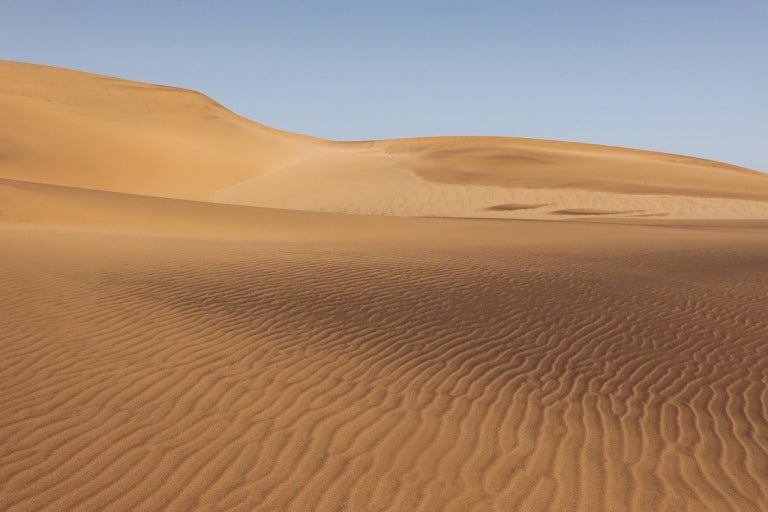
#> input picture Exploration/Ex01/sand.jpg, 768 x 512 px
$ jupyter execute --allow-errors segmentation_practice.ipynb   (older library calls are emulated)
#> lines starting #> are read from the running program, lines starting #| are printed output that depends on the picture
# 1. 인물모드와 배경합성

DeepLabV3 모델을 사용하여 이미지에서 특정 객체(고양이, 사람 등)를 분리하고, 아웃포커싱(흐리게) 효과와 크로마키(배경 합성) 효과를 적용하는 기본 실습입니다.

[cell 1]
import cv2                            # 이미지 파일을 읽고 다루기 위한 거대한 공구 상자 (OpenCV)입니다.
import numpy as np                    # 이미지를 픽셀 단위로 쉽게 계산하고 쪼개기 위한 수학 라이브러리입니다.
import os                             # 내 컴퓨터의 파잂 폴더나 경로들을 확인하기 위해 필요합니다.
from matplotlib import pyplot as plt  # 처리된 이미지를 주피터 노트북 화면에 예쁘게 띄워주는 도화지 역할을 합니다.
import torch                          # 딥러닝 뇌 구조(파이토치)를 사용하기 위해 가장 뼈대가 되는 라이브러리입니다.
from torchvision import transforms as T # 사진의 크기를 줄이거나, 색상을 딥러닝이 좋아하는 숫자로 바꿔주는 전처리 필터입니다.
from torchvision.models.segmentation import deeplabv3_resnet101 # 우리가 사용할 '사진 속 사물 맞추기' 모델(DeepLab)을 가져옵니다.

[cell 2]
bg_path = 'sand.jpg'  # 나중에 사람을 오려내고 그 뒤에 깔아줄 새로운 배경 사진(모래사장)의 이름입니다.
img_bg_orig = cv2.imread(bg_path) # OpenCV 도구를 써서 모래사장 사진을 파이썬 메모리로 읽어옵니다.
#> img_bg_orig is the input picture: shape (512, 768, 3); mean B, G, R 107.9, 133.7, 164.9
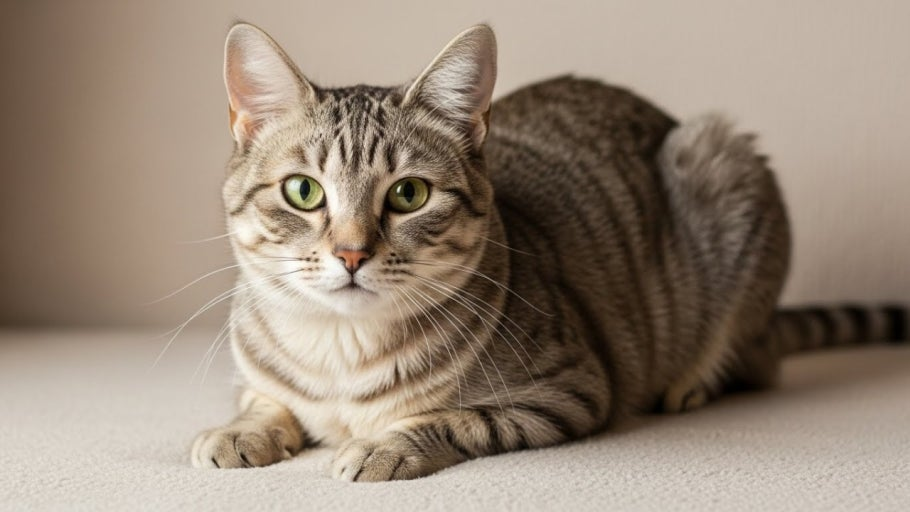
#> input picture Exploration/Ex01/cat.jpg, 910 x 512 px
#> further down, img_orig is the input picture: shape (512, 910, 3); mean B, G, R 118.8, 134.1, 149.7

if img_bg_orig is None: # 만약 사진 이름을 잘못 적었거나 없으면 경고문구를 띄워줍니다!
    print("배경 이미지를 찾을 수 없습니다. 경로를 확인해주세요.")

[cell 3]
print("사전 학습된 DeepLabV3 모델을 로딩합니다...")
# DeepLab 모델을 가져오고, 학습은 끝났으니 '평가만 하겠다(.eval())'고 지시를 내립니다.
#> (the rest of this cell did not finish here and is left out)

[cell 4]
img_files_normal = ['cat.jpg', 'expo.jpg'] # 고양이 사진과 정상적인 사람 엑스포 사진 2개를 목록에 담습니다.

# 목록 안의 사진들을 하나씩 꺼내면서 반복 작업(for)을 시작합니다.
#> (the rest of this cell did not finish here and is left out)

---
# 2. 인물사진 문제점 생성

원본 엑스포 사진(`expo.jpg`) 뒤에 생성형 AI를 이용해 허구의 벤치 위에 걸린 '가짜 옷'을 그려 넣었습니다(`expo_fake.jpg`).

우리 눈에는 뒤에 걸쳐진 물건이지만, 딥러닝 AI(DeepLab)는 **'픽셀의 색깔과 무늬'**로 대상을 유추합니다. 인물(피사체)이 입고 있는 패딩과 **거의 똑같은 질감과 색상**을 가진 함정이 생겼을 때, 픽셀 멍청이(DeepLabV3)가 얼마나 크게 무너지고 착각하는지 눈으로 먼저 확인해 봅니다.

[cell 5]
img_file_fake = 'expo_fake.jpg' # 테스트용 가짜 합성 이미지
print(f"\n{'='*50}")
print(f"  적대적 합성 파일: {img_file_fake} 모델 오류 유발 테스트")
print(f"{'='*50}")

img_fake = cv2.imread(img_file_fake)
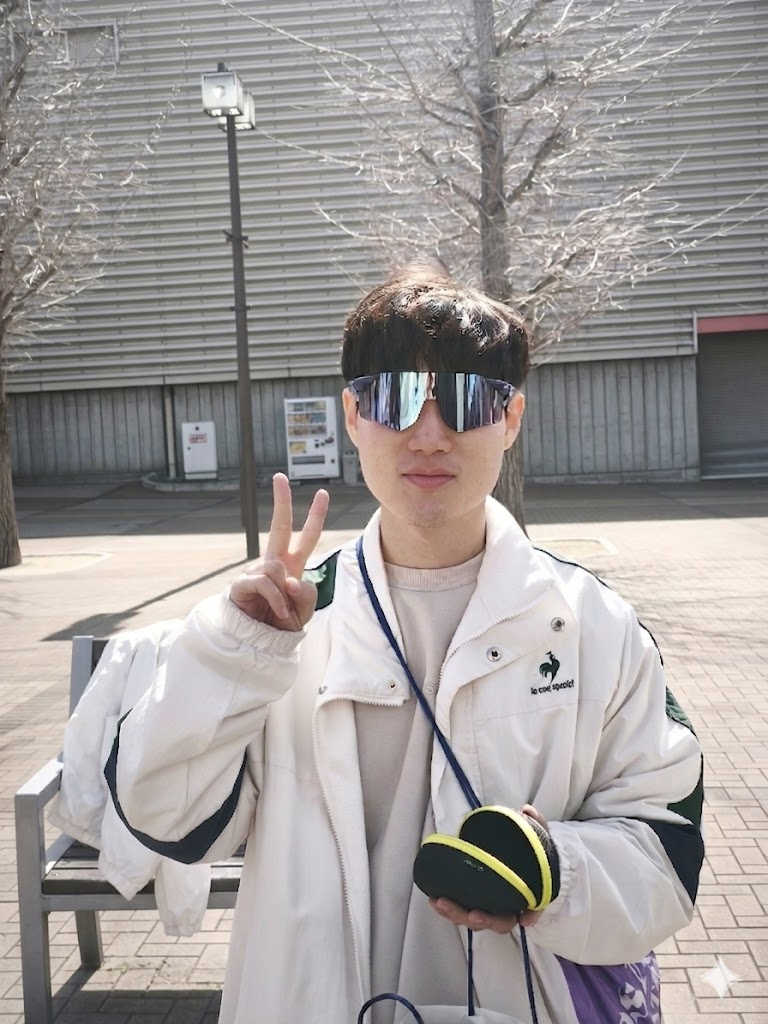
#> input picture Exploration/Ex01/expo_fake.jpg, 768 x 1024 px
#> img_fake is the input picture: shape (1024, 768, 3); mean B, G, R 153.7, 154.9, 159.7
#> (the rest of this cell did not finish here and is left out)
